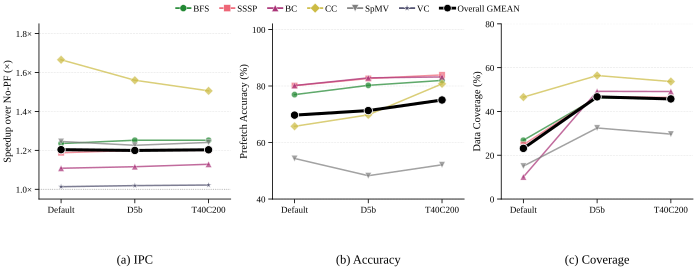

Here is the Python script that generated this plot:
#!/usr/bin/env python3
"""
Round 5 §5.4 Combined alternative — Throttle 3-metric (nohatch).

1×3 horizontal subplots (full-width, ~7.0 x 2.4):
  (a) IPC speedup (x)     — aggregated per-algorithm lines
  (b) Prefetch Accuracy % — aggregated per-algorithm lines
  (c) Data Coverage %     — aggregated per-algorithm lines

Alternative to having three separate full-width B figures. Uses the same
aggregation scheme as the Distance/Storage sensitivity plots.

Color assignment (3 throttle configs):
  Default  = palette[1] red
  D5b      = palette[0] green (paper version)
  T40C200  = palette[3] yellow
"""
from __future__ import annotations
import sys
from pathlib import Path
import numpy as np

_REPO = Path(__file__).resolve().parents[5]
sys.path.insert(0, str(_REPO / "ima_plan/07_paper_outline/plot_style"))
sys.path.insert(0, str(Path(__file__).resolve().parent))

from plot_util import (  # noqa: E402
    apply_style, save_fig,
    PALETTE_TOL_BRIGHT, subplot_label,
)
from _data import (  # noqa: E402
    THROTTLE_IPC_PCT, THROTTLE_ACC, THROTTLE_COV,
    pct_to_mult, gmean, SENS_ALGORITHMS,
)

apply_style()
import matplotlib.pyplot as plt  # noqa: E402
from matplotlib.lines import Line2D  # noqa: E402


THROTTLE_CFGS = ["Default", "D5b", "T40C200"]
CFG_COLORS = [
    PALETTE_TOL_BRIGHT[1],  # Default red
    PALETTE_TOL_BRIGHT[0],  # D5b green
    PALETTE_TOL_BRIGHT[3],  # T40C200 yellow
]
CFG_MARKERS = ["s", "o", "^"]
n_c = 3


def per_algorithm_values(data_dict, aggregator):
    """Return list of (alg, values[3]) for each algorithm with workloads
    present in data_dict. aggregator should accept a 1D numpy array and
    return a scalar (gmean or mean)."""
    out = []
    for name, wkls in SENS_ALGORITHMS:
        present = [w for w in wkls if w in data_dict]
        if not present:
            continue
        vals = np.zeros(n_c, dtype=float)
        for ci in range(n_c):
            col = np.array([data_dict[w][ci] for w in present], dtype=float)
            vals[ci] = aggregator(col)
        out.append((name, vals, len(present)))
    return out


def overall_agg(data_dict, aggregator):
    wkls = list(data_dict.keys())
    vals = np.zeros(n_c, dtype=float)
    for ci in range(n_c):
        col = np.array([data_dict[w][ci] for w in wkls], dtype=float)
        vals[ci] = aggregator(col)
    return vals, len(wkls)


# IPC speedup × → gmean across multipliers
ipc_mult = {k: tuple(pct_to_mult(v) for v in THROTTLE_IPC_PCT[k])
            for k in THROTTLE_IPC_PCT}
ipc_alg_lines = per_algorithm_values(ipc_mult, gmean)
ipc_overall, ipc_n = overall_agg(ipc_mult, gmean)

# Accuracy % → arithmetic mean
acc_alg_lines = per_algorithm_values(THROTTLE_ACC, np.mean)
acc_overall, acc_n = overall_agg(THROTTLE_ACC, np.mean)

# Coverage % → arithmetic mean
cov_alg_lines = per_algorithm_values(THROTTLE_COV, np.mean)
cov_overall, cov_n = overall_agg(THROTTLE_COV, np.mean)


# ── Colors & markers for algorithms ────────────────────────────────────────
ALG_COLORS = {
    "BFS":  PALETTE_TOL_BRIGHT[0],
    "SSSP": PALETTE_TOL_BRIGHT[1],
    "BC":   PALETTE_TOL_BRIGHT[2],
    "CC":   PALETTE_TOL_BRIGHT[3],
    "SpMV": PALETTE_TOL_BRIGHT[4],
    "VC":   "#4B4B6A",
}
ALG_MARKERS = {
    "BFS":  "o",
    "SSSP": "s",
    "BC":   "^",
    "CC":   "D",
    "SpMV": "v",
    "VC":   "*",
}


fig, axes = plt.subplots(
    nrows=1, ncols=3,
    figsize=(7.0, 2.5),
    constrained_layout=True,
)

x = np.arange(n_c)
TICKLABELS = THROTTLE_CFGS


def plot_panel(ax, alg_lines, overall, overall_n, ylabel, ylo, yhi,
               yticks, ytick_fmt, subtitle, ref_y=None):
    for name, line, _ in alg_lines:
        ax.plot(
            x, line,
            marker=ALG_MARKERS[name], color=ALG_COLORS[name],
            markersize=4.5, linewidth=1.1, alpha=0.72,
            markeredgecolor="white", markeredgewidth=0.3,
            zorder=4,
        )
    ax.plot(
        x, overall,
        marker="o", color="black",
        markersize=6.0, linewidth=2.2,
        markeredgecolor="white", markeredgewidth=0.6,
        zorder=10,
    )
    if ref_y is not None:
        ax.axhline(ref_y, color="#888888", linewidth=0.6,
                   linestyle=":", alpha=0.7, zorder=1)
    ax.set_xticks(x)
    ax.set_xticklabels(TICKLABELS, fontsize=6.5)
    ax.set_xlim(-0.3, n_c - 1 + 0.3)
    ax.set_ylim(ylo, yhi)
    ax.set_yticks(yticks)
    ax.set_yticklabels([ytick_fmt.format(t) for t in yticks])
    ax.tick_params(axis="y", labelsize=6.5)
    ax.set_ylabel(ylabel, fontsize=7.5, labelpad=2)
    subplot_label(ax, subtitle, y=-0.40)


# (a) IPC speedup ×
plot_panel(
    axes[0], ipc_alg_lines, ipc_overall, ipc_n,
    ylabel="Speedup over No-PF (\u00d7)",
    ylo=0.95, yhi=1.85,
    yticks=[1.0, 1.2, 1.4, 1.6, 1.8],
    ytick_fmt="{:.1f}\u00d7",
    subtitle="(a) IPC",
    ref_y=1.0,
)

# (b) Accuracy %
plot_panel(
    axes[1], acc_alg_lines, acc_overall, acc_n,
    ylabel="Prefetch Accuracy (%)",
    ylo=40, yhi=102,
    yticks=[40, 60, 80, 100],
    ytick_fmt="{:d}",
    subtitle="(b) Accuracy",
)

# (c) Coverage %
plot_panel(
    axes[2], cov_alg_lines, cov_overall, cov_n,
    ylabel="Data Coverage (%)",
    ylo=0, yhi=80,
    yticks=[0, 20, 40, 60, 80],
    ytick_fmt="{:d}",
    subtitle="(c) Coverage",
)


# ── Legend shared above figure ────────────────────────────────────────────
handles = []
for name, _, n_wl in ipc_alg_lines:
    handles.append(Line2D(
        [0], [0],
        marker=ALG_MARKERS[name], color=ALG_COLORS[name],
        markersize=5, linewidth=1.2,
        markeredgecolor="white", markeredgewidth=0.3,
        label=f"{name}",
    ))
handles.append(Line2D(
    [0], [0],
    marker="o", color="black",
    markersize=5.5, linewidth=2.0,
    markeredgecolor="white", markeredgewidth=0.5,
    label="Overall GMEAN",
))

fig.legend(
    handles=handles, ncol=7, fontsize=6.5,
    loc="lower center", bbox_to_anchor=(0.5, 1.00), frameon=False,
    handlelength=1.6, handleheight=0.9,
    columnspacing=1.2, handletextpad=0.3,
    borderaxespad=0,
)


out_dir = Path(__file__).resolve().parent
save_fig(fig, "proto_r4_54_BC_throttle3", out_dir)
plt.close(fig)


print("=== Round 5 §5.4 Throttle 3-metric combined (nohatch) ===")
print(f"Panel (a) IPC ×   Overall (n={ipc_n}): " +
      " ".join(f"{v:.3f}" for v in ipc_overall))
print(f"Panel (b) Acc %  Overall (n={acc_n}): " +
      " ".join(f"{v:.1f}" for v in acc_overall))
print(f"Panel (c) Cov %  Overall (n={cov_n}): " +
      " ".join(f"{v:.1f}" for v in cov_overall))
print(f"\nSaved to {out_dir}/proto_r4_54_BC_throttle3.{{pdf,svg}}")
